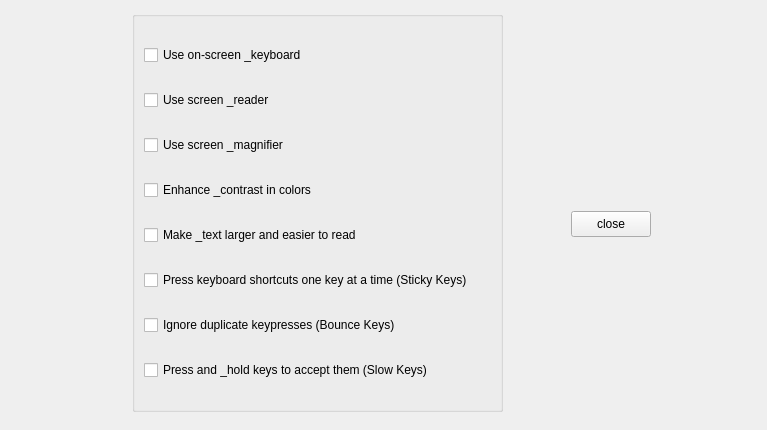
<?xml version="1.0" encoding="UTF-8"?>
<ui version="4.0">
 <class>A11yPreferencesDialog</class>
 <widget class="QWidget" name="A11yPreferencesDialog">
  <property name="geometry">
   <rect>
    <x>0</x>
    <y>0</y>
    <width>767</width>
    <height>430</height>
   </rect>
  </property>
  <property name="windowTitle">
   <string>Form</string>
  </property>
  <layout class="QHBoxLayout" name="horizontalLayout">
   <item>
    <widget class="QWidget" name="widget" native="true">
     <widget class="QGroupBox" name="groupBox">
      <property name="geometry">
       <rect>
        <x>121</x>
        <y>0</y>
        <width>371</width>
        <height>401</height>
       </rect>
      </property>
      <property name="title">
       <string/>
      </property>
      <layout class="QVBoxLayout" name="verticalLayout">
       <item>
        <widget class="QCheckBox" name="at_screen_keyboard_checkbutton">
         <property name="text">
          <string>Use on-screen _keyboard</string>
         </property>
         <property name="autoRepeat">
          <bool>false</bool>
         </property>
         <property name="autoExclusive">
          <bool>false</bool>
         </property>
        </widget>
       </item>
       <item>
        <widget class="QCheckBox" name="at_screen_reader_checkbutton">
         <property name="text">
          <string>Use screen _reader</string>
         </property>
        </widget>
       </item>
       <item>
        <widget class="QCheckBox" name="at_screen_magnifier_checkbutton">
         <property name="text">
          <string>Use screen _magnifier</string>
         </property>
        </widget>
       </item>
       <item>
        <widget class="QCheckBox" name="high_contrast_checkbutton">
         <property name="text">
          <string>Enhance _contrast in colors</string>
         </property>
        </widget>
       </item>
       <item>
        <widget class="QCheckBox" name="large_print_checkbutton">
         <property name="text">
          <string>Make _text larger and easier to read</string>
         </property>
        </widget>
       </item>
       <item>
        <widget class="QCheckBox" name="sticky_keys_checkbutton">
         <property name="text">
          <string>Press keyboard shortcuts one key at a time (Sticky Keys)</string>
         </property>
        </widget>
       </item>
       <item>
        <widget class="QCheckBox" name="bounce_keys_checkbutton">
         <property name="text">
          <string>Ignore duplicate keypresses (Bounce Keys)</string>
         </property>
        </widget>
       </item>
       <item>
        <widget class="QCheckBox" name="slow_keys_checkbutton">
         <property name="text">
          <string>Press and _hold keys to accept them (Slow Keys)</string>
         </property>
        </widget>
       </item>
      </layout>
     </widget>
     <widget class="QPushButton" name="pushButton">
      <property name="geometry">
       <rect>
        <x>560</x>
        <y>200</y>
        <width>80</width>
        <height>26</height>
       </rect>
      </property>
      <property name="text">
       <string>close</string>
      </property>
     </widget>
    </widget>
   </item>
  </layout>
 </widget>
 <resources/>
 <connections/>
</ui>
